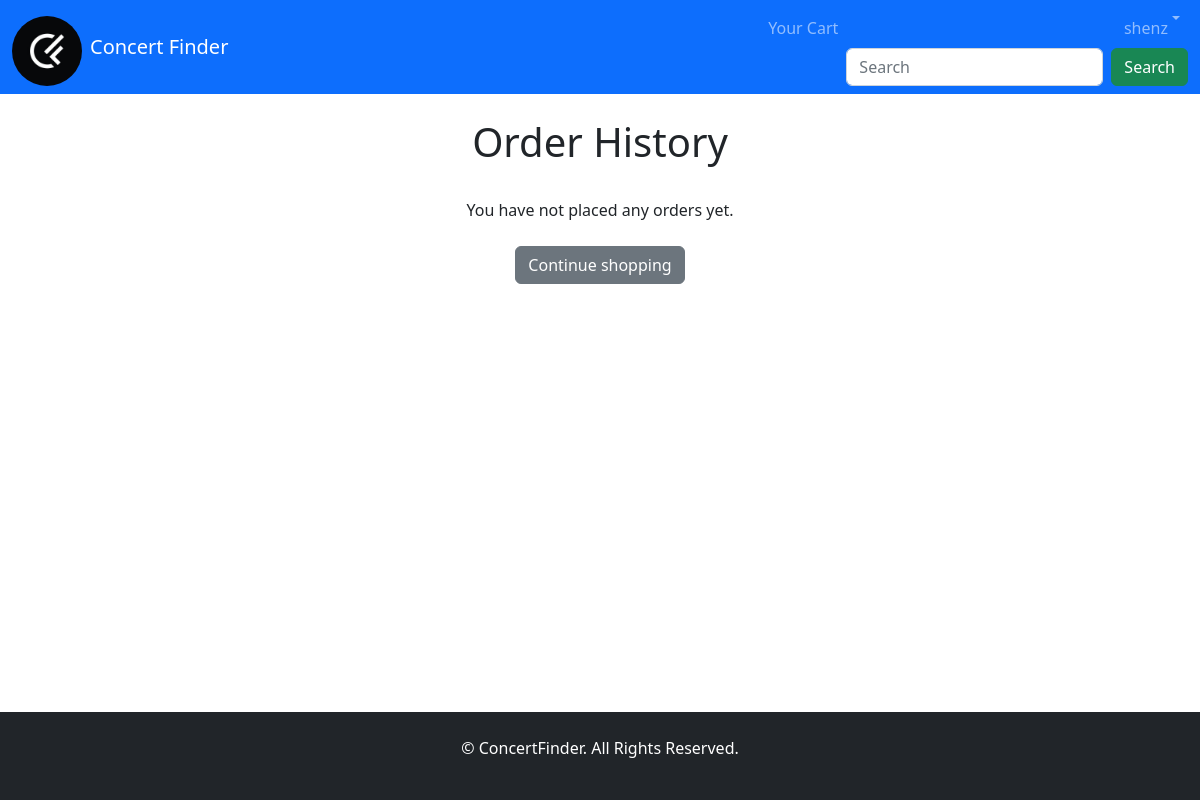
The app's page /order/history/ (signed in), older data.
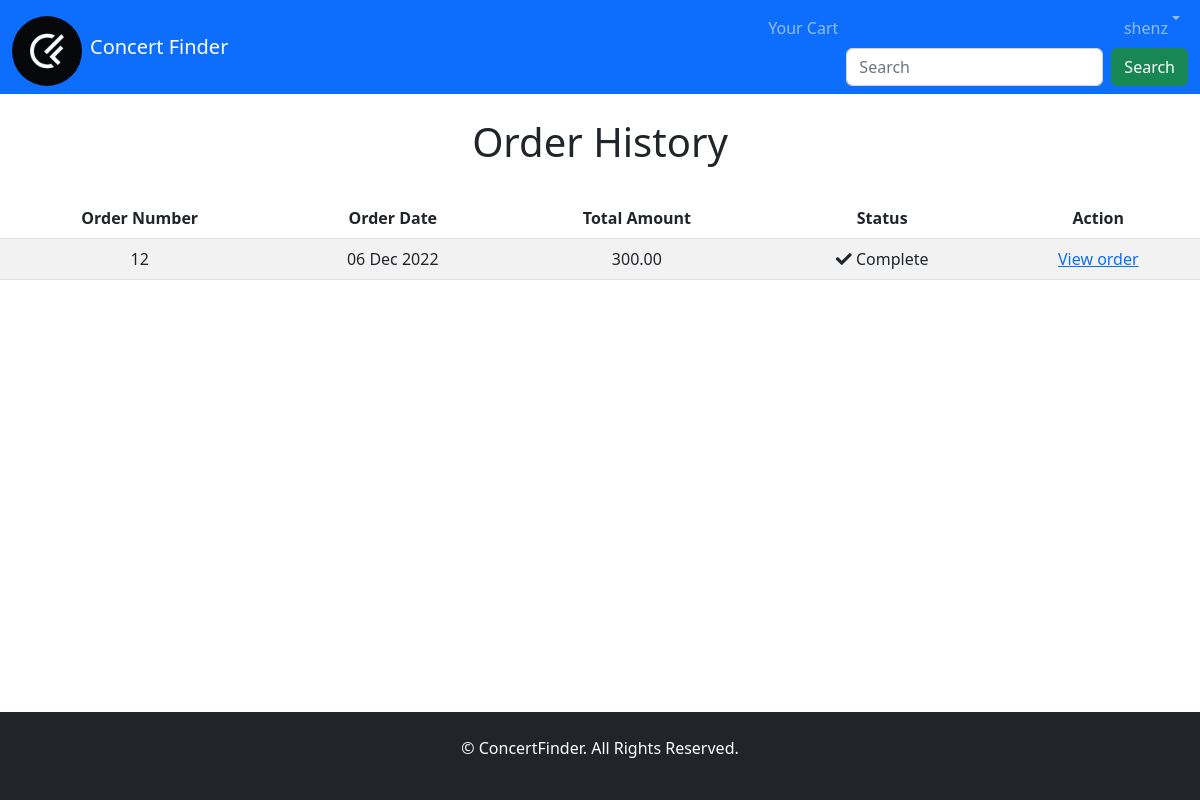
The same page, newer data.
### order/models.py (models this page shows, shortened)
class Order(models.Model):
    token = models.CharField(max_length=250, blank=True)
    total = models.DecimalField(max_digits=10, decimal_places=2, verbose_name='Euro Order Total')
    emailAddress = models.EmailField(max_length=250, blank=True, verbose_name='Email Address')
    created = models.DateTimeField(auto_now_add=True)
    billingName = models.CharField(max_length=250, blank=True)
    billingAddress1 = models.CharField(max_length=250, blank=True)
    billingCity = models.CharField(max_length=250, blank=True)
    billingPostcode = models.CharField(max_length=10, blank=True)
    billingCountry = models.CharField(max_length=200, blank=True)
    shippingName = models.CharField(max_length=250, blank=True)
    shippingAddress1 = models.CharField(max_length=250, blank=True)
    shippingCity = models.CharField(max_length=250, blank=True)
    shippingPostcode = models.CharField(max_length=10, blank=True)
    shippingCountry = models.CharField(max_length=200, blank=True)
    class Meta:
        db_table = 'Order'
        ordering = ['-created']

### order/views.py (the view)
# urls.py: path('history/', views.orderHistory.as_view(), name='order_history'),
class orderHistory(LoginRequiredMixin, View):
    def get (self, request):
        if request.user.is_authenticated:
            email = str(request.user.email)
            order_details = Order.objects.filter(emailAddress=email)
        return render(request, 'order/orders_list.html', {'order_details': order_details})

### cart/context_processors.py (called while the page is built)
def counter(request):
    item_count = 0
    if 'admin' in request.path:
        return {}
    else:
        try:
            cart = Cart.objects.filter(cart_id=_cart_id(request))
            cart_items = CartItem.objects.all().filter(cart=cart[:1])
            for cart_item in cart_items:
                item_count += cart_item.quantity
        except Cart.DoesNotExist:
            item_count = 0
    return {'item_count':item_count}

### cart/views.py (called while the page is built)
def _cart_id(request):
    cart = request.session.session_key
    if not cart:
        cart = request.session.create()
    return cart

### concert/context_processors.py (called while the page is built)
def menu_links(request):
    links = Category.objects.all()
    return {'links':links}

### templates/order/orders_list.html (shortened to what this page needs)
{% extends "base.html" %}
{% load static %}
{% block content %}
    <div>
        <div class="text-center">
            <br>
            <h1 class="text-center my_title">Order History</h1>
            <br>
            {% if order_details %}
            <table class="table table-striped">
                <thead>
                    <tr>
                        <th>Order Number</th>
                        <th>Order Date</th>
                        <th>Total Amount</th>
                        <th>Status</th>
                        <th>Action</th>
                    </tr>
                </thead>
                <tbody>
                    {% for order in order_details %}
                    <tr>
                        <td>{{ order.id }}</td>
                        <td>{{ order.created|date:"d M Y" }}</td>
                        <td>{{ order.total }}</td>
                        <td><i class="fas fa-check"></i>&nbsp;Complete</td>
                        <td><a href="{% url 'order:order_detail' order.id %}">View order</a></td>
                    </tr>
                    {% endfor %}
                </tbody>
            </table>
            {% else %}
            <p>You have not placed any orders yet.<br><br><a href="{% url 'concert:all_artists' %}"
                                                           class="btn btn-secondary">Continue shopping</a></p>
            {% endif %}
        </div>
    </div>
    <br>
    <br>
{% endblock %}

Row changes from the older to the newer data that the page shows:
added Order: id "12", created "06 Dec 2022", total "300.00"
Text that changed along with them:
text no longer shown: "You have not placed any orders yet. Continue shopping"
text now shown: "Order Number Order Date Total Amount Status Action"
